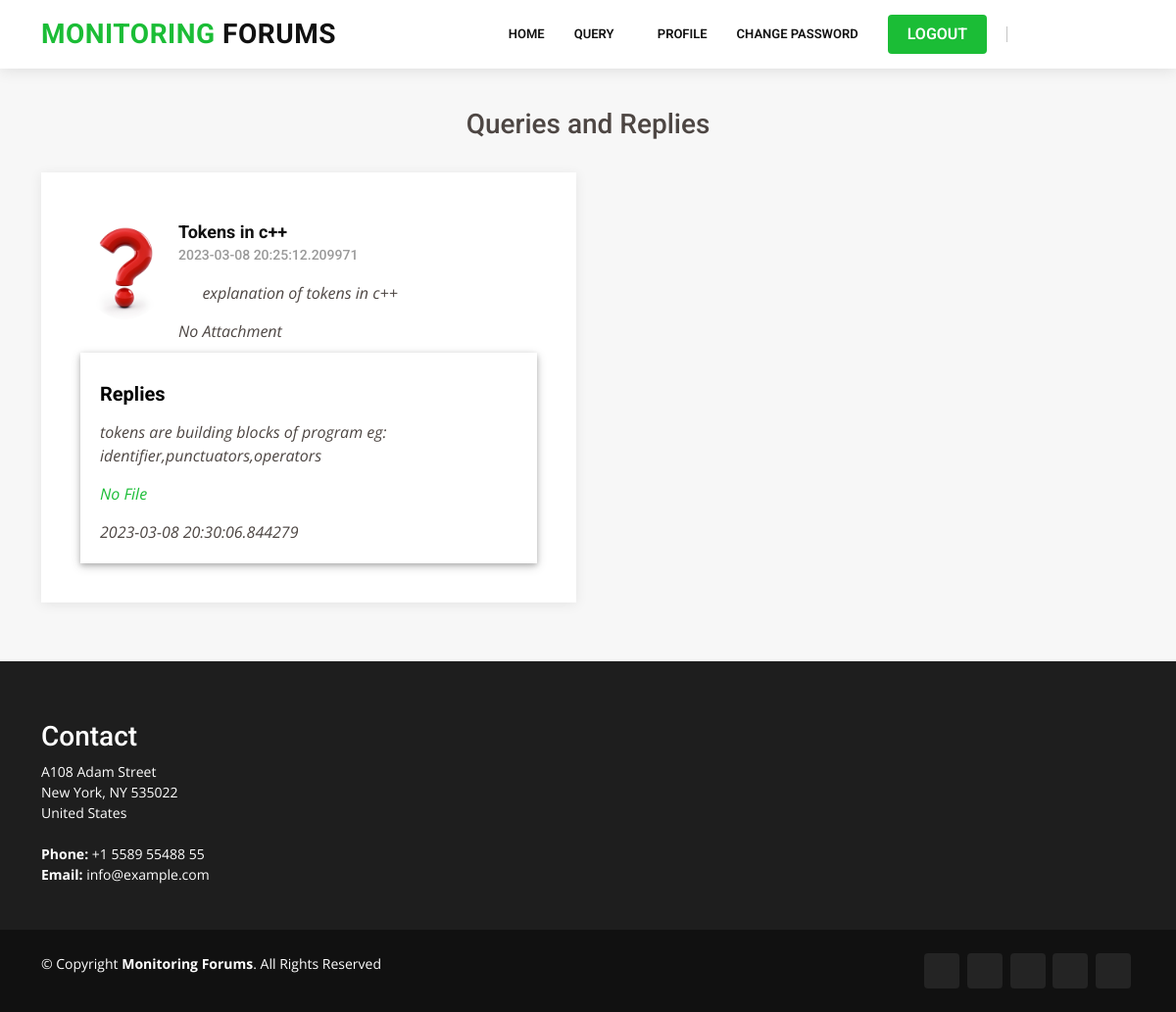
Screenshot of /viewqueryandreplyMENTOR/ (signed in) with the database file from the repository.
### Users/models.py (models this page shows)
class reply_mentor(models.Model):
    query_id=models.ForeignKey(addqueryUSER_tb,on_delete=models.CASCADE)
    mentor_id=models.ForeignKey(mentorsregistration,on_delete=models.CASCADE)
    reply=models.CharField(max_length=20)
    fileupload=models.FileField()
    date=models.CharField(max_length=20)
    status_post=models.CharField(max_length=20)
    status_file=models.CharField(max_length=20)

class addqueryUSER_tb(models.Model) :
    subject=models.CharField(max_length=30,default="spam")
    addquery=models.CharField(max_length=220,default="spam")
    fileupload=models.FileField()
    group=models.CharField(max_length=20,default="spam")
    user_id = models.ForeignKey(userregistration_tb, on_delete=models.CASCADE)
    date=models.CharField(max_length=20,default="spam")
    status=models.CharField(max_length=20,default="pending")
    status_post=models.CharField(max_length=20,default="Valid")
    status_file=models.CharField(max_length=20,default="Valid")

### Mentors/views.py (the view)
# urls.py: url(r'^viewqueryandreplyMENTOR/', mentors_view.viewqueryandreplyMENTOR, name='viewqueryandreplyMENTOR'),
@never_cache
def viewqueryandreplyMENTOR(request):
    if 'id' not in request.session:
        return redirect('index')
    mentorid = mentorsregistration.objects.get(id=request.session['id'])
    ob = reply_mentor.objects.filter(mentor_id=request.session['id'])
    return render(request,"mentors/viewqueryandreplyMENTOR.html", {'data': ob})

### Templates/mentors/viewqueryandreplyMENTOR.html
{% extends 'mentors/base.html'%}
{% block content %}
<section id="testimonials" class="testimonials section-bg" style="margin-top:50px;min-height: 500px;">
  <div class="container">
    <div class="text-center"><h3>Queries and Replies</h3></div>
    {% if data %}
    <div class="row">
      {% for v in data %}
      <div class="col-lg-6" data-aos="fade-up">
        <div class="testimonial-item mt-4">
          <img src="/static/coach/images/question.jpg" class="testimonial-img" alt="">
          <h3>{{v.query_id.subject}}</h3>
          <h4>{{v.query_id.date}}</h4>
          <p>
            <i class="bx bxs-quote-alt-left quote-icon-left"></i>
            {{v.query_id.addquery}}
            <i class="bx bxs-quote-alt-right quote-icon-right"></i>
          </p>
          <p>
          {% if v.query_id.fileupload != 'No File'%}
          <a href="{{v.query_id.fileupload.url}}" download="{{v.query_id.fileupload.url}}">{{v.query_id.fileupload}}</a>
          {% else %}
          <span>No Attachment</span>
          {% endif %}
          </p>
          <div style="box-shadow: 0 2px 5px 0 rgba(0, 0, 0, 0.2), 0 3px 10px 0 rgba(0, 0, 0, 0.19);padding: 20px;margin-top:10px">
          <h5 style="margin-top: 10px;color:black;font-weight: bolder;">Replies</h5>
          <p>{{v.reply}}</p>
          <p><a href="{{v.fileupload}}" download="{{v.fileupload.url}}">{{v.fileupload}}</a></p>
          <p>{{v.date}}</p>
           </div>
        </div>
      </div>
      {% endfor %}
    </div>
    {% else %}
    <div class="text-center">Empty</div>
    {% endif %}
  </div>
</section>
{% endblock %}

### static/Company/assets/css/style.css (style rules this page uses)
body { font-family: "Open Sans", sans-serif; color: #4d4643; }
a { color: #1bbd36; text-decoration: none; }
h1, h2, h3, h4, h5, h6 { font-family: "Roboto", sans-serif; }
section { padding: 60px 0; overflow: hidden; }
.section-bg { background-color: #f7f7f7; }
.testimonials .testimonial-item { box-sizing: content-box; padding: 40px; box-shadow: 0px 2px 12px rgba(0, 0, 0, 0.08); position: relative; background: #fff; }
.testimonials .testimonial-item .testimonial-img { width: 90px; border-radius: 50px; border: 6px solid #fff; float: left; margin: 0 10px 0 0; }
.testimonials .testimonial-item h3 { font-size: 18px; font-weight: bold; margin: 10px 0 5px 0; color: #111; }
.testimonials .testimonial-item h4 { font-size: 14px; color: #999; margin: 0; }
.testimonials .testimonial-item .quote-icon-left, .testimonials .testimonial-item .quote-icon-right { color: #dddddd; font-size: 26px; }
.testimonials .testimonial-item .quote-icon-left { display: inline-block; left: -5px; position: relative; }
.testimonials .testimonial-item .quote-icon-right { display: inline-block; right: -5px; position: relative; top: 10px; }
.testimonials .testimonial-item p { font-style: italic; margin: 15px 0 0 0; padding: 0; }

### rows the page displays
reply_mentor: query_id.subject "Tokens in c++", query_id "2023-03-08 20:25:12.209971", query_id.addquery "explanation of tokens in c++", shows "No Attachment", reply "tokens are building blocks of program eg: identifier,punctuators,operators", fileupload "No File", date "2023-03-08 20:30:06.844279"
